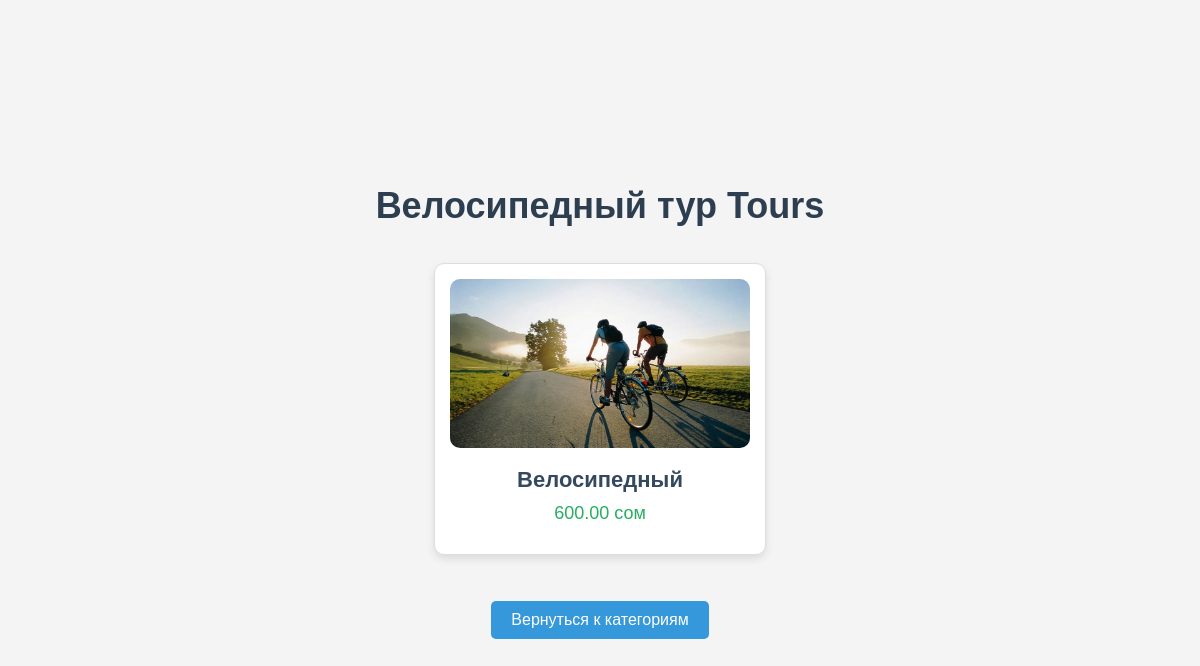
Page /tours/2/ on the committed database.
### shop/models.py (models this page shows, shortened)
class TourCategory(models.Model):
        name = models.CharField(max_length=255)
        description = models.TextField(blank=True)

class Tour(models.Model):
        category = models.ForeignKey(TourCategory, on_delete=models.CASCADE)
        title = models.CharField(max_length=255)
        description = models.TextField()
        price = models.DecimalField(max_digits=10, decimal_places=2)
        photo = models.ImageField(upload_to='photos/', blank=True, null=True)

### shop/views.py (the view)
# urls.py: path('tours/<str:category_id>/', views.tours_by_category, name='tours_by_category'),
def tours_by_category(request, category_id):
    tours = Tour.objects.filter(category_id=category_id)
    category = TourCategory.objects.get(id=category_id)
    return render(request, 'shopp/tours_by_category.html', {'tours': tours, 'category': category})

### shop/templates/shopp/tours_by_category.html (shortened to what this page needs)
{% load static %}
<!DOCTYPE html>
<html>
<head>
    <link rel="stylesheet" type="text/css" href="{% static 'shopp/css/tours.css' %}">
</head>
<body>
    <h1>{{ category.name }} Tours</h1>
    <ul class="tour-list">
        {% for tour in tours %}
            <li class="tour-item">
                {% if tour.photo %}
                    <img src="{{ tour.photo.url }}" alt="{{ tour.title }}" class="tour-photo">
                {% endif %}
                <span class="tour-title">{{ tour.title }}</span>
                <span class="tour-price">{{ tour.price }} сом</span>
            </li>
        {% endfor %}
    </ul>
    <a href="{% url 'tour_categories' %}" class="back-link">Вернуться к категориям</a>
</body>
</html>

### shop/templates/shopp/tours_by_category.html (style rules this page uses)
body { margin: 0; padding: 0; font-family: 'Arial', sans-serif; background-color: #f4f4f4; color: #333; display: flex; flex-direction: column; align-items: center; justify-content: center; min-height: 100vh; text-align: center; }
h1 { font-size: 36px; margin-bottom: 20px; color: #2c3e50; }
.tour-list { list-style-type: none; padding: 0; display: flex; flex-direction: column; align-items: center; gap: 20px; }
.tour-item { background-color: #ffffff; border: 1px solid #ddd; border-radius: 10px; padding: 15px; width: 300px; text-align: center; box-shadow: 0 4px 8px rgba(0, 0, 0, 0.1); transition: transform 0.2s, box-shadow 0.2s; }
.tour-photo { width: 100%; height: auto; border-radius: 10px; margin-bottom: 15px; }
.tour-title { display: block; font-size: 22px; font-weight: bold; color: #34495e; margin-bottom: 10px; }
.tour-price { display: block; font-size: 18px; color: #27ae60; margin-bottom: 15px; }
.back-link { display: inline-block; margin-top: 30px; font-size: 16px; color: #ffffff; background-color: #3498db; padding: 10px 20px; border-radius: 5px; text-decoration: none; transition: background-color 0.2s; }

### rows in the picture
TourCategory: name "Велосипедный тур"
Tour: photo (picture), title "Велосипедный", price "600.00"
